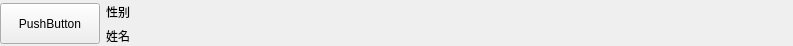
<?xml version="1.0" encoding="UTF-8"?>
<ui version="4.0">
 <class>Form</class>
 <widget class="QWidget" name="Form">
  <property name="geometry">
   <rect>
    <x>0</x>
    <y>0</y>
    <width>793</width>
    <height>46</height>
   </rect>
  </property>
  <property name="windowTitle">
   <string>Form</string>
  </property>
  <widget class="QWidget" name="">
   <property name="geometry">
    <rect>
     <x>0</x>
     <y>3</y>
     <width>791</width>
     <height>41</height>
    </rect>
   </property>
   <layout class="QHBoxLayout" name="horizontalLayout">
    <item>
     <widget class="QPushButton" name="pushButton">
      <property name="sizePolicy">
       <sizepolicy hsizetype="Minimum" vsizetype="Expanding">
        <horstretch>0</horstretch>
        <verstretch>0</verstretch>
       </sizepolicy>
      </property>
      <property name="maximumSize">
       <size>
        <width>100</width>
        <height>16777215</height>
       </size>
      </property>
      <property name="text">
       <string>PushButton</string>
      </property>
     </widget>
    </item>
    <item>
     <layout class="QVBoxLayout" name="verticalLayout">
      <item>
       <widget class="QLabel" name="label_2">
        <property name="text">
         <string>性别</string>
        </property>
       </widget>
      </item>
      <item>
       <widget class="QLabel" name="label">
        <property name="text">
         <string>姓名</string>
        </property>
       </widget>
      </item>
     </layout>
    </item>
   </layout>
  </widget>
 </widget>
 <resources/>
 <connections/>
</ui>
